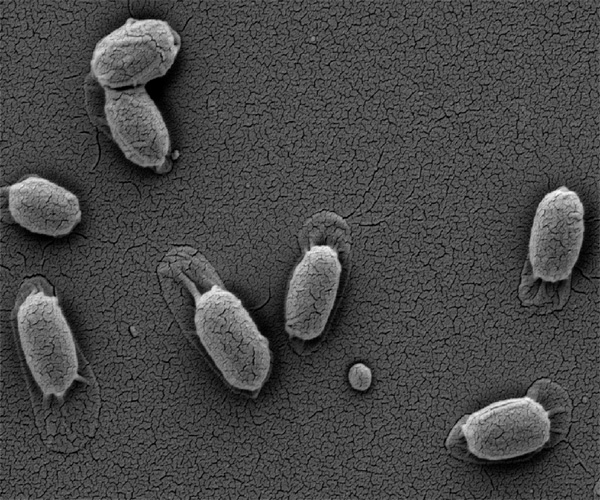
#> input picture Questoes_Segunda_Lista/Questão 6/bac.jpg, 600 x 500 px
$ python questao6.py   (older library calls are emulated)
#> lines starting #> are read from the running program, lines starting #| are printed output that depends on the picture
import cv2
import numpy as np
from skimage.feature import peak_local_max
from skimage import data, img_as_float
from scipy import ndimage as ndi
import matplotlib.pyplot as plt

def filtroLog(imagem, escalas):
#> called with imagem = 'bac.jpg'
    img = cv2.imread(imagem)
#> img is the input picture: shape (500, 600, 3); min 0, max 250, mean 72.1
    for i in escalas:
        blur = cv2.GaussianBlur(img,(i,i),0)
        laplacian = cv2.Laplacian(blur,cv2.CV_64F)
        laplacian1 = laplacian/laplacian.max()
        maximoLocalPosicaoEscala(laplacian1)
#> this loop made 6 passes
#> pass 1, in filtroLog, `laplacian = cv2.Laplacian(blur,cv2.CV_64F)`:
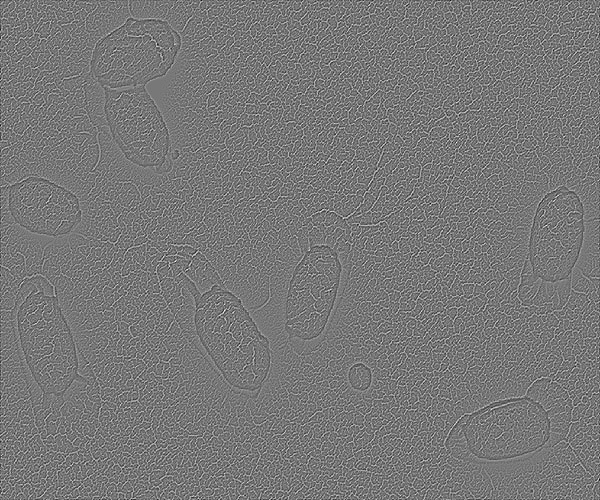
#> laplacian: shape (500, 600, 3) float64; min -228, max 256, mean -0.1; drawn with min black and max white
#> pass 1, in maximoLocalPosicaoEscala, `image_max = ndi.maximum_filter(im, size=20, mode='constant')`:
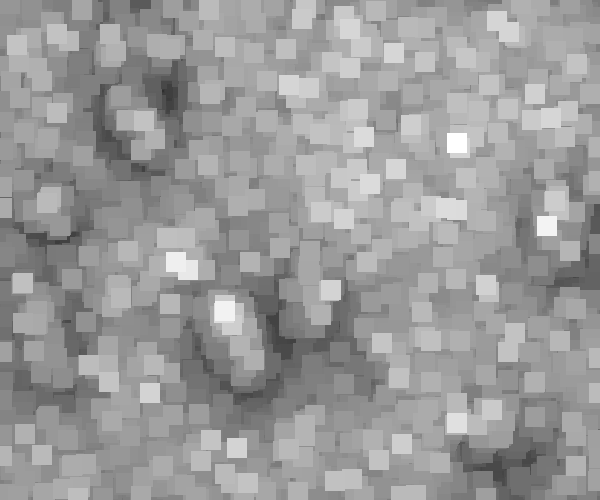
#> image_max: shape (500, 600, 3) float64; min 0.188, max 1, mean 0.607
#> pass 1, in maximoLocalPosicaoEscala, `plt.show()`:
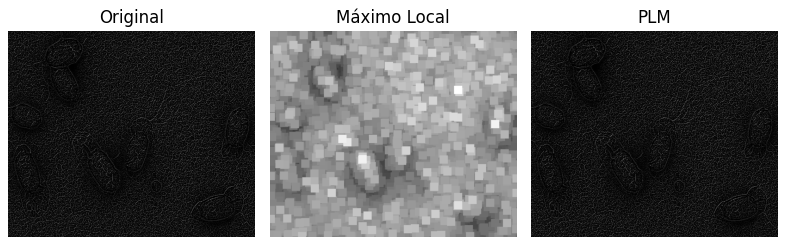
#> figure drawn by matplotlib, 3 panels
#> pass 2, in maximoLocalPosicaoEscala (call 2), `plt.show()`:
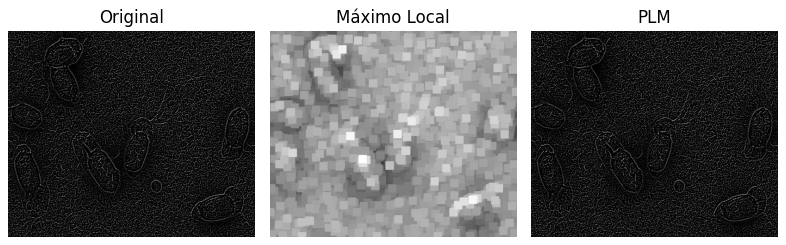
#> figure drawn by matplotlib, 3 panels
#> after the loop:
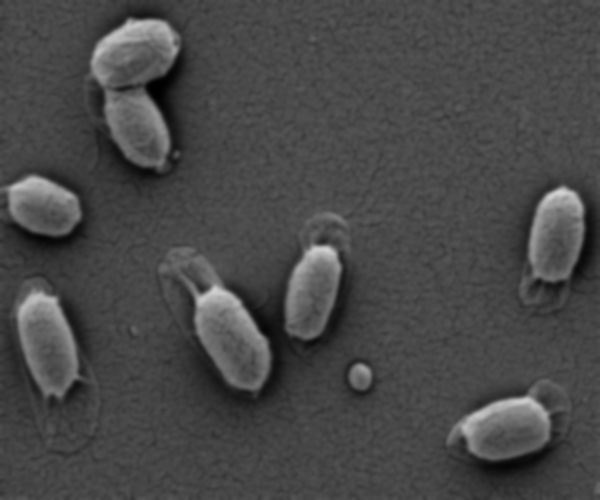
#> blur: shape (500, 600, 3); min 0, max 213, mean 72.1
#> after the loop:
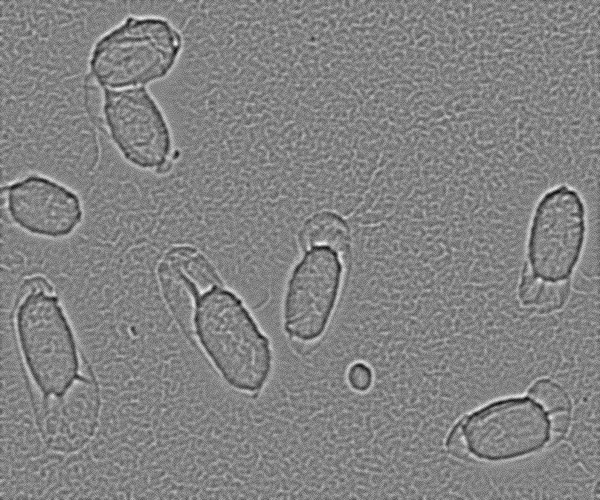
#> laplacian1: shape (500, 600, 3) float64; min -1.07, max 1, mean -0.000186; drawn with min black and max white

def maximoLocalPosicaoEscala(img):
    im = img_as_float(img)
    image_max = ndi.maximum_filter(im, size=20, mode='constant')

    coordinates = peak_local_max(im, min_distance=20)

    fig, axes = plt.subplots(1, 3, figsize=(8, 3), sharex=True, sharey=True)
    ax = axes.ravel()
    ax[0].imshow(im, cmap=plt.cm.gray)
    ax[0].axis('off')
    ax[0].set_title('Original')

    ax[1].imshow(image_max, cmap=plt.cm.gray)
    ax[1].axis('off')
    ax[1].set_title('Máximo Local')

    ax[2].imshow(im, cmap=plt.cm.gray)
    ax[2].autoscale(False)
    ax[2].plot(coordinates[:, 1], coordinates[:, 0], 'r.')
    ax[2].axis('off')
    ax[2].set_title('PLM')

    fig.tight_layout()

    plt.show()

filtroLog('bac.jpg', [1, 3, 5, 7, 9, 11])
